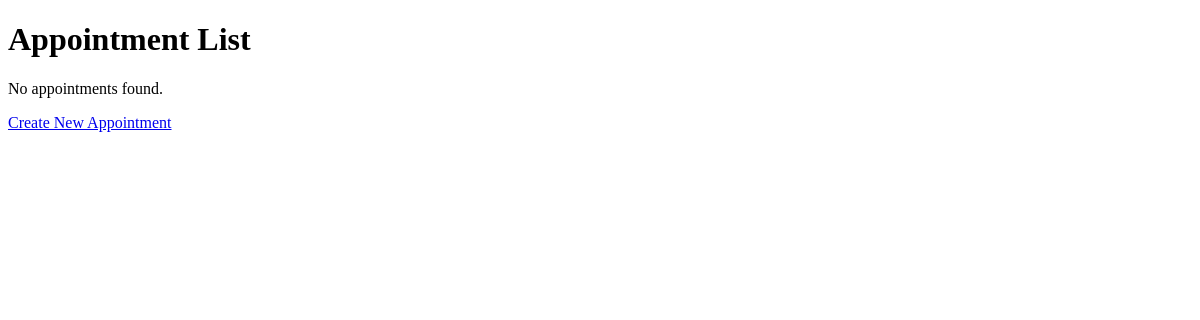
Before: / with the older database file.
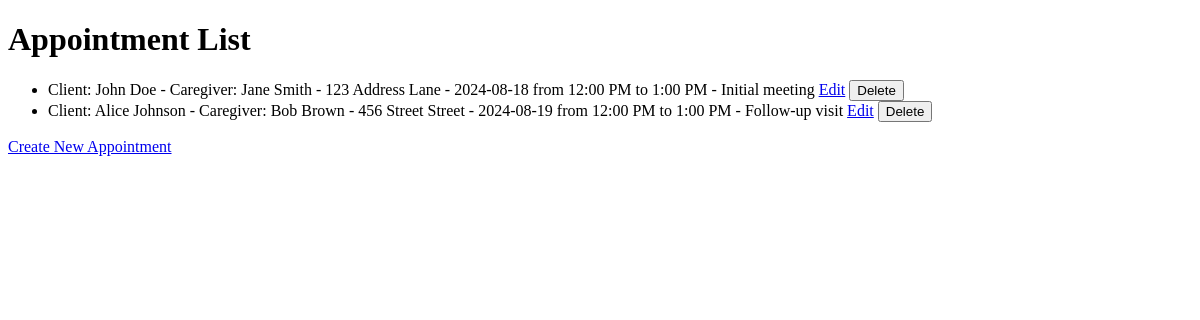
After: the same page with the newer database file.
### tables this page shows
CREATE TABLE IF NOT EXISTS appointments (
        id INT AUTO_INCREMENT PRIMARY KEY,
        clientId INT NOT NULL,
        caregiverId INT NOT NULL,
        address VARCHAR(255) NOT NULL,
        date DATE NOT NULL,
        startTime TIME NOT NULL,
        endTime TIME NOT NULL,
        notes VARCHAR(1000),
        FOREIGN KEY (clientId) REFERENCES clients(id),
        FOREIGN KEY (caregiverId) REFERENCES caregivers(id)
);

CREATE TABLE IF NOT EXISTS clients (
        id INT AUTO_INCREMENT PRIMARY KEY,
        name VARCHAR(255) NOT NULL,
        email VARCHAR(255) NOT NULL,
        phoneNumber VARCHAR(20) NOT NULL,
        address VARCHAR(255) NOT NULL
);

CREATE TABLE IF NOT EXISTS caregivers (
        id INT AUTO_INCREMENT PRIMARY KEY,
        name VARCHAR(255) NOT NULL,
        email VARCHAR(255) NOT NULL,
        phoneNumber VARCHAR(20) NOT NULL,
        address VARCHAR(255) NOT NULL,
        payRate DECIMAL(10, 2) NOT NULL
);

### php/appointments/Appointment.php (called while the page is built, shortened)
<?php
class Appointment
{
    private PDO $db;
    public function __construct(PDO $db)
    {
        $this->db = $db;
    }
    public function fetchAll(): array
    {
        try {
            $stmt = $this->db->query(
                "SELECT
                appointments.id,
                clients.name AS clientName,
                caregivers.name AS caregiverName,
                appointments.address,
                appointments.date,
                DATE_FORMAT(appointments.startTime, '%l:%i %p') AS startTime,
                DATE_FORMAT(appointments.endTime, '%l:%i %p') AS endTime,
                appointments.notes
            FROM
                appointments
            JOIN
                clients ON appointments.clientId = clients.id
            JOIN
                caregivers ON appointments.caregiverId = caregivers.id
            ORDER BY
                appointments.date, appointments.startTime"
            );
            return $stmt->fetchAll(PDO::FETCH_ASSOC);
        } catch (PDOException $e) {
            error_log('Database error: ' . $e->getMessage());
            return [];
        }
    }
}

### php/appointments/CRUD/views/list-appointments.php (the view, shortened to what this page needs)
<?php
require __DIR__ . '/../../Appointment.php';
$dbConnection = Database::getInstance()->getConnection();
$appointment = new Appointment($dbConnection);
$appointments = $appointment->fetchAll();
?>
<!DOCTYPE html>
<html lang="en">
<head>
</head>
<body>
    <h1>Appointment List</h1>
    <?php if (!empty($appointments)): ?>
        <ul id="appointment-list">
            <?php foreach ($appointments as $appointmentItem): ?>
                <li data-client="<?php echo htmlspecialchars($appointmentItem['clientName']); ?>" data-caregiver="<?php echo htmlspecialchars($appointmentItem['caregiverName']); ?>" data-date="<?php echo htmlspecialchars($appointmentItem['date']); ?>">
                    Client: <?php echo htmlspecialchars($appointmentItem['clientName']); ?> - Caregiver: <?php echo htmlspecialchars($appointmentItem['caregiverName']); ?> - <?php echo htmlspecialchars($appointmentItem['address']); ?> - <?php echo htmlspecialchars($appointmentItem['date']); ?> from <?php echo htmlspecialchars($appointmentItem['startTime']); ?> to <?php echo htmlspecialchars($appointmentItem['endTime']); ?> - <?php echo htmlspecialchars($appointmentItem['notes']); ?>
                    <a href="./php/appointments/crud/update-appointment.php?id=<?php echo htmlspecialchars($appointmentItem['id']); ?>">Edit</a>
                    <form method="POST" action="./php/appointments/crud/delete-appointment.php" style="display:inline;">
                        <button type="submit">Delete</button>
                    </form>
                </li>
            <?php endforeach; ?>
        </ul>
    <?php else: ?>
        <p>No appointments found.</p>
    <?php endif; ?>
</body>
</html>

### public/index.php (shortened to what this page needs)
<!DOCTYPE html>
<html lang="en">
<head>
</head>
<body>
    <?php include './php/appointments/crud/views/list-appointments.php'; ?>
    <a href="./php/appointments/crud/views/create-form.php">Create New Appointment</a>
</body>
</html>

Changed rows visible on the page:
now on this page (row edited): appointments: clientId.name "John Doe", caregiverId.name "Jane Smith", address "123 Address Lane", date "2024-08-18", startTime "12:00 PM", endTime "1:00 PM", notes "Initial meeting"
now on this page (row edited): appointments: clientId.name "Alice Johnson", caregiverId.name "Bob Brown", address "456 Street Street", date "2024-08-19", startTime "12:00 PM", endTime "1:00 PM", notes "Follow-up visit"
Other visible differences:
text no longer shown: "No appointments found."
